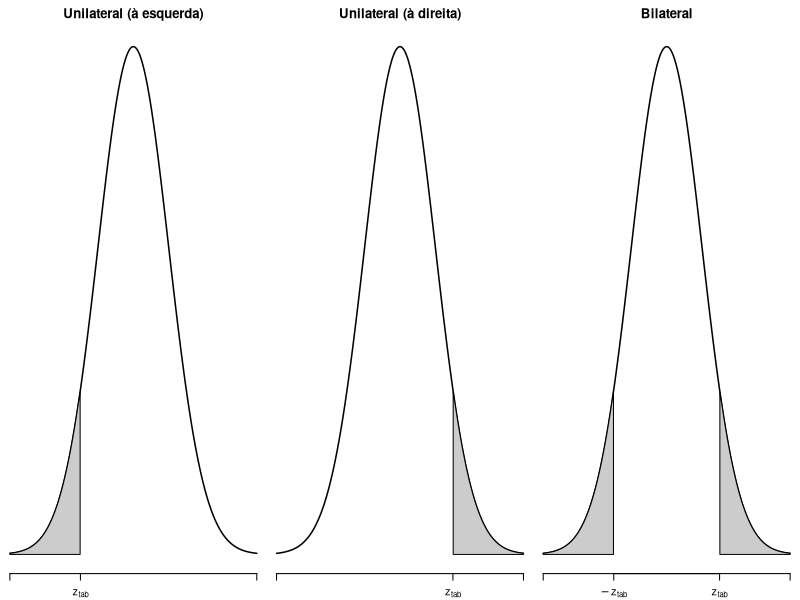

Write the R code that produced this figure.
## ---- chunk 1
par(mfrow = c(1, 3), mar = c(2, 0, 2, 0))

x <- seq(-3.5, 3.5, length.out = 500)
fx <- dnorm(x)
plot(fx ~ x,
     type = "l",
     lwd = 1.5,
     xaxt = "n",
     yaxt = "n",
     bty = "n",
     main = "Unilateral (à esquerda)")
axis(side = 1,
     at = c(-1.5),
     labels = expression(z[tab]))
axis(side = 1,
     at = c(-3.5, 3.5),
     labels = rep("", 2))
ind <- x < -1.5
polygon(x = c(x[ind], rev(x[ind])),
        y = c(fx[ind], rep(0, sum(ind))),
        col = rgb(.8, .8, .8, 1),
        density = NULL,
        angle = 45)

plot(fx ~ x,
     type = "l",
     lwd = 1.5,
     xaxt = "n",
     yaxt = "n",
     bty = "n",
     main = "Unilateral (à direita)")
axis(side = 1,
     at = c(1.5),
     labels = expression(z[tab]))
axis(side = 1,
     at = c(-3.5, 3.5),
     labels = rep("", 2))
ind <- x > 1.5
polygon(x = c(x[ind], rev(x[ind])),
        y = c(fx[ind], rep(0, sum(ind))),
        col = rgb(.8, .8, .8, 1),
        density = NULL,
        angle = 45)

plot(fx ~ x,
     type = "l",
     lwd = 1.5,
     xaxt = "n",
     yaxt = "n",
     bty = "n",
     main = "Bilateral")
axis(side = 1,
     at = c(-1.5, 1.5),
     labels = expression(-z[tab], z[tab]))
axis(side = 1,
     at = c(-3.5, 3.5),
     labels = rep("", 2))
ind <- x > 1.5
polygon(x = c(x[ind], rev(x[ind])),
        y = c(fx[ind], rep(0, sum(ind))),
        col = rgb(.8, .8, .8, 1),
        density = NULL,
        angle = 45)
ind <- x < -1.5
polygon(x = c(x[ind], rev(x[ind])),
        y = c(fx[ind], rep(0, sum(ind))),
        col = rgb(.8, .8, .8, 1),
        density = NULL,
        angle = 45)


